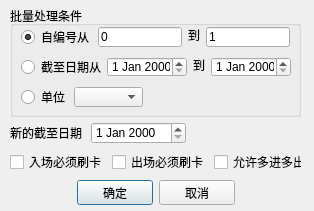
<?xml version="1.0" encoding="UTF-8"?>
<ui version="4.0">
 <class>CDlgBulkCharge</class>
 <widget class="QDialog" name="CDlgBulkCharge">
  <property name="geometry">
   <rect>
    <x>0</x>
    <y>0</y>
    <width>314</width>
    <height>211</height>
   </rect>
  </property>
  <property name="minimumSize">
   <size>
    <width>314</width>
    <height>211</height>
   </size>
  </property>
  <property name="maximumSize">
   <size>
    <width>314</width>
    <height>211</height>
   </size>
  </property>
  <property name="windowTitle">
   <string>月租卡批量续期</string>
  </property>
  <widget class="QGroupBox" name="groupBox">
   <property name="geometry">
    <rect>
     <x>10</x>
     <y>6</y>
     <width>291</width>
     <height>111</height>
    </rect>
   </property>
   <property name="title">
    <string>批量处理条件</string>
   </property>
   <widget class="QLineEdit" name="edtSelfStart">
    <property name="geometry">
     <rect>
      <x>88</x>
      <y>21</y>
      <width>84</width>
      <height>20</height>
     </rect>
    </property>
    <property name="inputMethodHints">
     <set>Qt::ImhDigitsOnly</set>
    </property>
    <property name="text">
     <string>0</string>
    </property>
   </widget>
   <widget class="QRadioButton" name="rdbSelfNo">
    <property name="geometry">
     <rect>
      <x>11</x>
      <y>23</y>
      <width>71</width>
      <height>16</height>
     </rect>
    </property>
    <property name="text">
     <string>自编号从</string>
    </property>
    <property name="checked">
     <bool>true</bool>
    </property>
   </widget>
   <widget class="QLineEdit" name="edtSelfEnd">
    <property name="geometry">
     <rect>
      <x>196</x>
      <y>21</y>
      <width>84</width>
      <height>20</height>
     </rect>
    </property>
    <property name="inputMethodHints">
     <set>Qt::ImhDigitsOnly</set>
    </property>
    <property name="text">
     <string>1</string>
    </property>
   </widget>
   <widget class="QLabel" name="label">
    <property name="geometry">
     <rect>
      <x>178</x>
      <y>21</y>
      <width>16</width>
      <height>16</height>
     </rect>
    </property>
    <property name="text">
     <string>到</string>
    </property>
   </widget>
   <widget class="QRadioButton" name="rdbEndDate">
    <property name="geometry">
     <rect>
      <x>11</x>
      <y>53</y>
      <width>80</width>
      <height>16</height>
     </rect>
    </property>
    <property name="text">
     <string>截至日期从</string>
    </property>
   </widget>
   <widget class="QDateEdit" name="dtEndStart">
    <property name="geometry">
     <rect>
      <x>97</x>
      <y>51</y>
      <width>80</width>
      <height>20</height>
     </rect>
    </property>
   </widget>
   <widget class="QDateEdit" name="dtEndEnd">
    <property name="geometry">
     <rect>
      <x>201</x>
      <y>51</y>
      <width>80</width>
      <height>20</height>
     </rect>
    </property>
   </widget>
   <widget class="QLabel" name="label_2">
    <property name="geometry">
     <rect>
      <x>183</x>
      <y>51</y>
      <width>16</width>
      <height>16</height>
     </rect>
    </property>
    <property name="text">
     <string>到</string>
    </property>
   </widget>
   <widget class="QComboBox" name="cbxUnit">
    <property name="geometry">
     <rect>
      <x>64</x>
      <y>81</y>
      <width>69</width>
      <height>20</height>
     </rect>
    </property>
   </widget>
   <widget class="QRadioButton" name="rdbUnit">
    <property name="geometry">
     <rect>
      <x>11</x>
      <y>83</y>
      <width>47</width>
      <height>16</height>
     </rect>
    </property>
    <property name="text">
     <string>单位</string>
    </property>
   </widget>
  </widget>
  <widget class="QWidget" name="layoutWidget">
   <property name="geometry">
    <rect>
     <x>77</x>
     <y>180</y>
     <width>158</width>
     <height>25</height>
    </rect>
   </property>
   <layout class="QHBoxLayout" name="horizontalLayout_4">
    <item>
     <widget class="QPushButton" name="btnOk">
      <property name="text">
       <string>确定</string>
      </property>
     </widget>
    </item>
    <item>
     <widget class="QPushButton" name="btnCancel">
      <property name="text">
       <string>取消</string>
      </property>
     </widget>
    </item>
   </layout>
  </widget>
  <widget class="QWidget" name="widgetDate" native="true">
   <property name="geometry">
    <rect>
     <x>10</x>
     <y>122</y>
     <width>191</width>
     <height>25</height>
    </rect>
   </property>
   <widget class="QWidget" name="layoutWidget">
    <property name="geometry">
     <rect>
      <x>0</x>
      <y>0</y>
      <width>176</width>
      <height>22</height>
     </rect>
    </property>
    <layout class="QHBoxLayout" name="horizontalLayout_5">
     <item>
      <widget class="QLabel" name="label_3">
       <property name="text">
        <string>新的截至日期</string>
       </property>
      </widget>
     </item>
     <item>
      <widget class="QDateEdit" name="dtNewEnd"/>
     </item>
    </layout>
   </widget>
  </widget>
  <widget class="QWidget" name="widgetState" native="true">
   <property name="geometry">
    <rect>
     <x>10</x>
     <y>153</y>
     <width>291</width>
     <height>21</height>
    </rect>
   </property>
   <widget class="QWidget" name="layoutWidget">
    <property name="geometry">
     <rect>
      <x>0</x>
      <y>0</y>
      <width>299</width>
      <height>18</height>
     </rect>
    </property>
    <layout class="QHBoxLayout" name="horizontalLayout">
     <item>
      <widget class="QCheckBox" name="chkEnterMustCard">
       <property name="text">
        <string>入场必须刷卡</string>
       </property>
      </widget>
     </item>
     <item>
      <widget class="QCheckBox" name="chkLeaveMustCard">
       <property name="text">
        <string>出场必须刷卡</string>
       </property>
      </widget>
     </item>
     <item>
      <widget class="QCheckBox" name="chkMIMO">
       <property name="text">
        <string>允许多进多出</string>
       </property>
      </widget>
     </item>
    </layout>
   </widget>
  </widget>
 </widget>
 <resources/>
 <connections/>
</ui>
